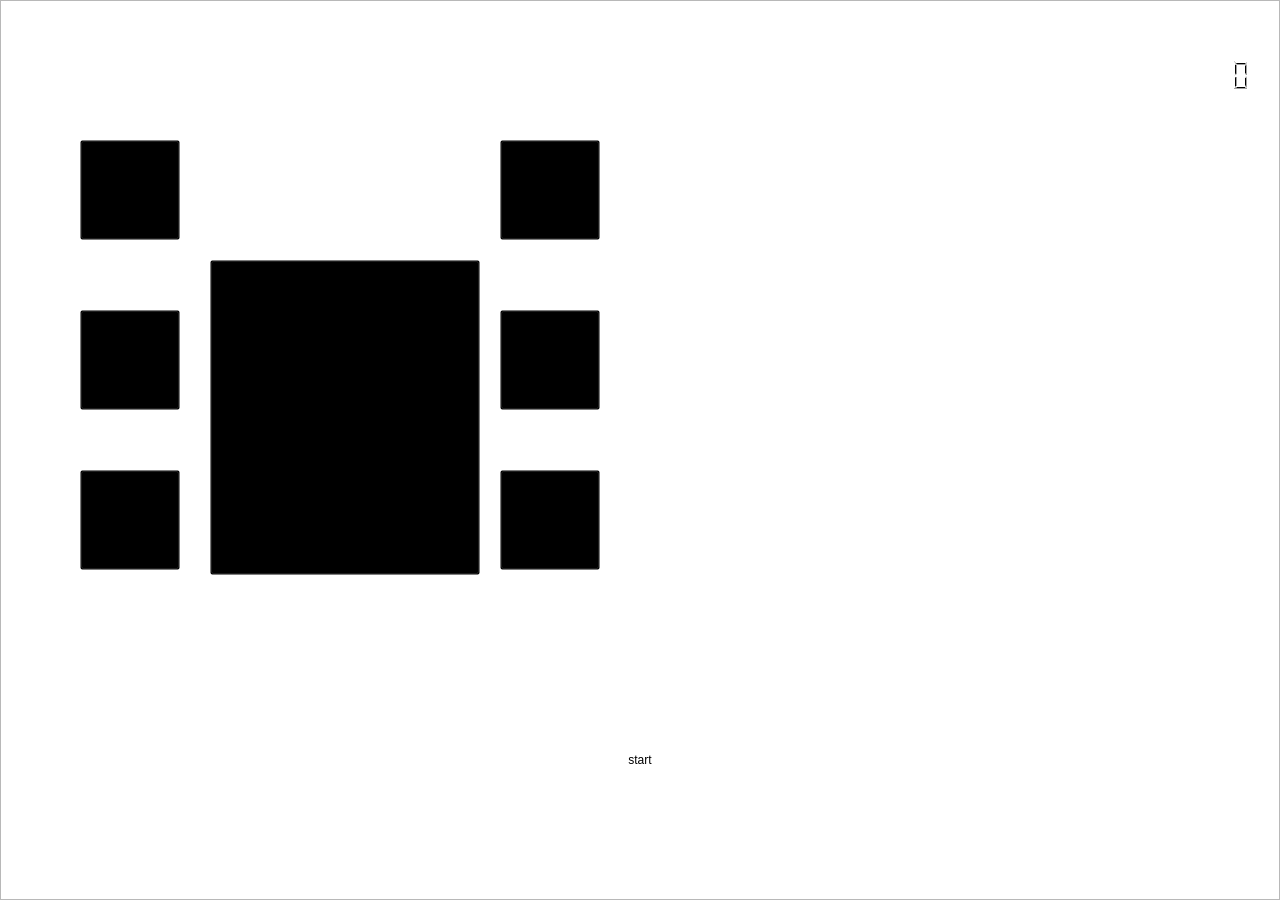
<?xml version="1.0" encoding="UTF-8"?>
<ui version="4.0">
 <class>player2_menuClass</class>
 <widget class="QWidget" name="player2_menuClass">
  <property name="geometry">
   <rect>
    <x>0</x>
    <y>0</y>
    <width>1280</width>
    <height>900</height>
   </rect>
  </property>
  <property name="windowTitle">
   <string>survivor.Q</string>
  </property>
  <widget class="QPushButton" name="back">
   <property name="geometry">
    <rect>
     <x>10</x>
     <y>20</y>
     <width>161</width>
     <height>61</height>
    </rect>
   </property>
   <property name="styleSheet">
    <string notr="true">font: 10pt &quot;Century&quot;;
background-color:transparent;
color: rgba(255, 255, 255, 100);</string>
   </property>
   <property name="text">
    <string>&lt; BACK</string>
   </property>
   <property name="flat">
    <bool>true</bool>
   </property>
  </widget>
  <widget class="QListView" name="coin">
   <property name="geometry">
    <rect>
     <x>1100</x>
     <y>40</y>
     <width>65</width>
     <height>65</height>
    </rect>
   </property>
   <property name="styleSheet">
    <string notr="true">background-image: url(:/new/prefix1/remenu/coin.png);</string>
   </property>
   <property name="frameShape">
    <enum>QFrame::NoFrame</enum>
   </property>
  </widget>
  <widget class="QLCDNumber" name="coin_num">
   <property name="geometry">
    <rect>
     <x>1170</x>
     <y>40</y>
     <width>81</width>
     <height>71</height>
    </rect>
   </property>
   <property name="styleSheet">
    <string notr="true">font: 11pt &quot;Century&quot;;</string>
   </property>
   <property name="frameShape">
    <enum>QFrame::NoFrame</enum>
   </property>
  </widget>
  <widget class="QListView" name="background">
   <property name="geometry">
    <rect>
     <x>0</x>
     <y>0</y>
     <width>1280</width>
     <height>900</height>
    </rect>
   </property>
   <property name="styleSheet">
    <string notr="true">background-image: url(:/new/prefix1/remenu/gameMenu.png);</string>
   </property>
  </widget>
  <widget class="QPushButton" name="weapon">
   <property name="geometry">
    <rect>
     <x>80</x>
     <y>140</y>
     <width>100</width>
     <height>100</height>
    </rect>
   </property>
   <property name="styleSheet">
    <string notr="true">background-image: url(:/new/prefix1/remenu/weapon_player2.png);
background-color:transparent;</string>
   </property>
   <property name="text">
    <string/>
   </property>
  </widget>
  <widget class="QPushButton" name="necklace">
   <property name="geometry">
    <rect>
     <x>80</x>
     <y>310</y>
     <width>100</width>
     <height>100</height>
    </rect>
   </property>
   <property name="styleSheet">
    <string notr="true">background-image: url(:/new/prefix1/remenu/necklace2.png);
background-color:transparent;</string>
   </property>
   <property name="text">
    <string/>
   </property>
  </widget>
  <widget class="QPushButton" name="gloves">
   <property name="geometry">
    <rect>
     <x>80</x>
     <y>470</y>
     <width>100</width>
     <height>100</height>
    </rect>
   </property>
   <property name="styleSheet">
    <string notr="true">background-image: url(:/new/prefix1/remenu/gloves2.png);
background-color:transparent;</string>
   </property>
   <property name="text">
    <string/>
   </property>
  </widget>
  <widget class="QPushButton" name="chestpate">
   <property name="geometry">
    <rect>
     <x>500</x>
     <y>140</y>
     <width>100</width>
     <height>100</height>
    </rect>
   </property>
   <property name="styleSheet">
    <string notr="true">background-image: url(:/new/prefix1/remenu/chestplate2.png);
background-color:transparent;</string>
   </property>
   <property name="text">
    <string/>
   </property>
  </widget>
  <widget class="QPushButton" name="belt">
   <property name="geometry">
    <rect>
     <x>500</x>
     <y>310</y>
     <width>100</width>
     <height>100</height>
    </rect>
   </property>
   <property name="styleSheet">
    <string notr="true">background-image: url(:/new/prefix1/remenu/belt2.png);
background-color:transparent;</string>
   </property>
   <property name="text">
    <string/>
   </property>
  </widget>
  <widget class="QPushButton" name="boots">
   <property name="geometry">
    <rect>
     <x>500</x>
     <y>470</y>
     <width>100</width>
     <height>100</height>
    </rect>
   </property>
   <property name="styleSheet">
    <string notr="true">background-image: url(:/new/prefix1/remenu/boots2.png);
background-color:transparent;</string>
   </property>
   <property name="text">
    <string/>
   </property>
  </widget>
  <widget class="QPushButton" name="player2">
   <property name="geometry">
    <rect>
     <x>210</x>
     <y>260</y>
     <width>270</width>
     <height>315</height>
    </rect>
   </property>
   <property name="styleSheet">
    <string notr="true">background-image: url(:/new/prefix1/remenu/player2_big.png);
background-color:transparent;</string>
   </property>
   <property name="text">
    <string/>
   </property>
  </widget>
  <widget class="QPlainTextEdit" name="textbox">
   <property name="geometry">
    <rect>
     <x>750</x>
     <y>150</y>
     <width>421</width>
     <height>411</height>
    </rect>
   </property>
   <property name="styleSheet">
    <string notr="true">background-color:transparent;
font: 16pt &quot;Century&quot;;
color: rgba(255, 255, 255, 200);</string>
   </property>
   <property name="frameShape">
    <enum>QFrame::NoFrame</enum>
   </property>
   <property name="verticalScrollBarPolicy">
    <enum>Qt::ScrollBarAlwaysOff</enum>
   </property>
   <property name="horizontalScrollBarPolicy">
    <enum>Qt::ScrollBarAlwaysOff</enum>
   </property>
   <property name="plainText">
    <string>Weapon

Level:1
ATK:15 (50)</string>
   </property>
  </widget>
  <widget class="QPushButton" name="to_store">
   <property name="geometry">
    <rect>
     <x>740</x>
     <y>580</y>
     <width>391</width>
     <height>90</height>
    </rect>
   </property>
   <property name="styleSheet">
    <string notr="true">font: 11pt &quot;Century&quot;;
background-color:transparent;
color: rgba(255, 255, 255, 100);
</string>
   </property>
   <property name="text">
    <string>go to store to upgrade &gt;</string>
   </property>
   <property name="flat">
    <bool>true</bool>
   </property>
  </widget>
  <widget class="QPushButton" name="start">
   <property name="geometry">
    <rect>
     <x>490</x>
     <y>710</y>
     <width>300</width>
     <height>100</height>
    </rect>
   </property>
   <property name="styleSheet">
    <string notr="true">font: 15pt &quot;Century&quot;;</string>
   </property>
   <property name="text">
    <string>start</string>
   </property>
   <property name="flat">
    <bool>true</bool>
   </property>
  </widget>
  <widget class="QLineEdit" name="orders">
   <property name="enabled">
    <bool>false</bool>
   </property>
   <property name="geometry">
    <rect>
     <x>70</x>
     <y>90</y>
     <width>581</width>
     <height>31</height>
    </rect>
   </property>
   <property name="styleSheet">
    <string notr="true">font: 9pt &quot;Century&quot;;
background-color:transparent;
color: rgba(255, 255, 255, 100);</string>
   </property>
   <property name="text">
    <string>          press images to check the attributes</string>
   </property>
   <property name="frame">
    <bool>false</bool>
   </property>
  </widget>
  <zorder>background</zorder>
  <zorder>back</zorder>
  <zorder>coin</zorder>
  <zorder>coin_num</zorder>
  <zorder>weapon</zorder>
  <zorder>necklace</zorder>
  <zorder>gloves</zorder>
  <zorder>chestpate</zorder>
  <zorder>belt</zorder>
  <zorder>boots</zorder>
  <zorder>player2</zorder>
  <zorder>textbox</zorder>
  <zorder>to_store</zorder>
  <zorder>start</zorder>
  <zorder>orders</zorder>
 </widget>
 <layoutdefault spacing="6" margin="11"/>
 <resources>
  <include location="remenu.qrc"/>
 </resources>
 <connections/>
</ui>
